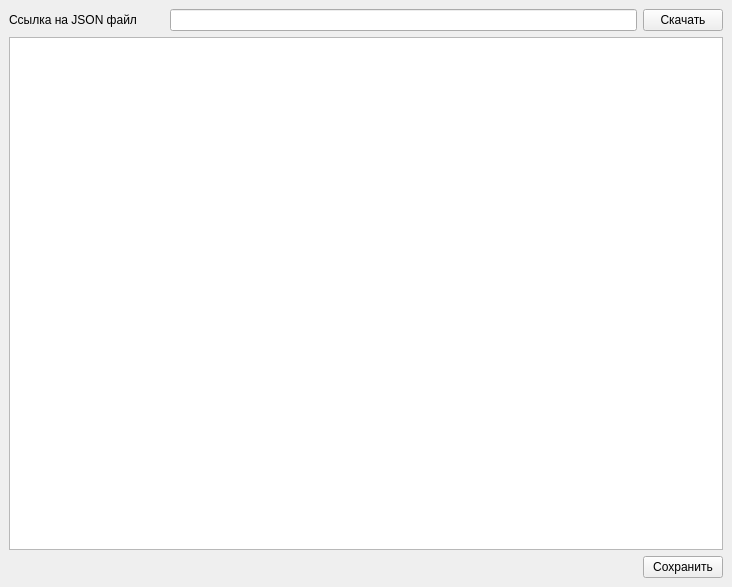
<?xml version="1.0" encoding="UTF-8"?>
<ui version="4.0">
 <class>MainWindow</class>
 <widget class="QMainWindow" name="MainWindow">
  <property name="geometry">
   <rect>
    <x>0</x>
    <y>0</y>
    <width>732</width>
    <height>587</height>
   </rect>
  </property>
  <property name="windowTitle">
   <string>Лаба</string>
  </property>
  <widget class="QWidget" name="centralwidget">
   <layout class="QGridLayout" name="gridLayout">
    <item row="0" column="0">
     <widget class="QLabel" name="label">
      <property name="text">
       <string>Ссылка на JSON файл        </string>
      </property>
     </widget>
    </item>
    <item row="0" column="1">
     <widget class="QLineEdit" name="lineEdit"/>
    </item>
    <item row="0" column="2">
     <widget class="QPushButton" name="pushButton">
      <property name="text">
       <string>Скачать</string>
      </property>
     </widget>
    </item>
    <item row="1" column="0" colspan="3">
     <widget class="QTextEdit" name="textEdit"/>
    </item>
    <item row="2" column="2">
     <widget class="QPushButton" name="pushButton_2">
      <property name="text">
       <string>Сохранить</string>
      </property>
     </widget>
    </item>
   </layout>
  </widget>
 </widget>
 <resources/>
 <connections/>
</ui>
